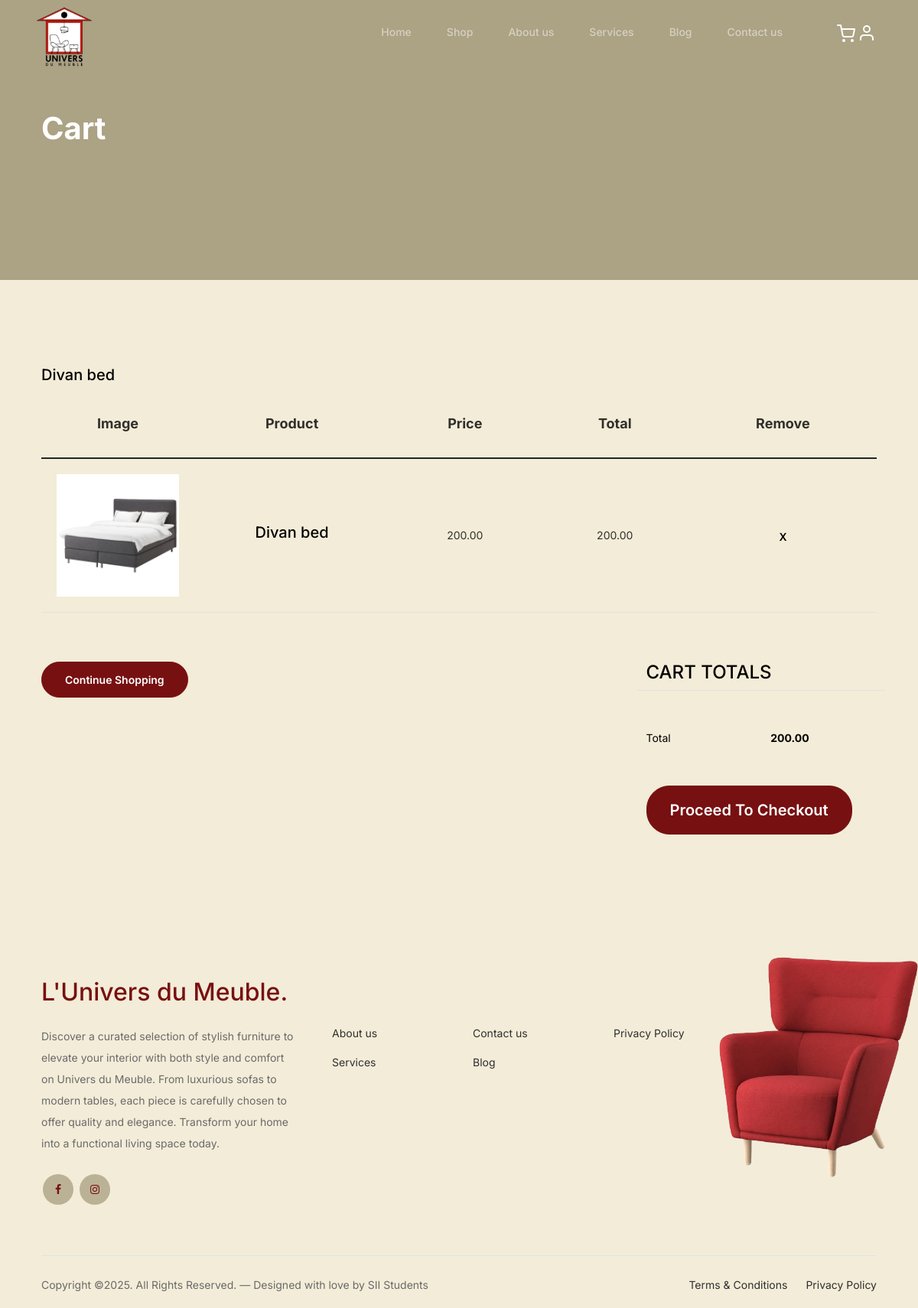
The page /cart/e2e24345d4 on the database its author committed.
### store/models.py (models this page shows, shortened)
class Product(models.Model):
    pid = ShortUUIDField(unique=True, length=10, max_length=20, alphabet="abcdefgh12345")
    user = models.ForeignKey(User, on_delete=models.SET_NULL, null=True)
    category = models.ForeignKey(Category, on_delete=models.SET_NULL, null=True)
    title = models.CharField(max_length=100, default="Good Quality")
    image = models.ImageField(upload_to=user_directory_path, default="product.jpg")
    descreption = models.TextField(null=True, blank=True, default="This is the product")
    price = models.DecimalField(max_digits=99999999999999, decimal_places=2, default="1.99")
    old_price = models.DecimalField(max_digits=99999999999999, decimal_places=2, default="2.99")
    specifications = models.TextField(null=True, blank=True)
    product_status = models.CharField(choices=STATUS, max_length=10, default="in_review")
    status = models.BooleanField(default=True)
    in_stock = models.BooleanField(default=True)
    featured = models.BooleanField(default=False)
    digital = models.BooleanField(default=False)
    sku = ShortUUIDField(unique=True, length=4, max_length=10, prefix="sku", alphabet="1234567890")
    date = models.DateTimeField(auto_now_add=True)
    updated = models.DateTimeField(auto_now=True)
    class Meta:
        verbose_name_plural = "Products"

### store/views.py (the view)
# urls.py: path("cart/<pid>", cart_view, name="cart_view"),
def cart_view(request,pid):
   product=Product.objects.get(pid=pid)
   context = {
        'p': product
    }
   return render(request, 'store/cart.html',context)

### templates/store/cart.html
{% extends 'partial/base.html' %}
{% load static %}
{% block content %}
			<div class="hero">
				<div class="container">
					<div class="row justify-content-between">
						<div class="col-lg-5">
							<div class="intro-excerpt">
								<h1>Cart</h1>
							</div>
						</div>
						<div class="col-lg-7">
						</div>
					</div>
				</div>
			</div>
		<div class="untree_co-section before-footer-section">
            <div class="container">
              <div class="row mb-5">
                <form class="col-md-12" method="post">
                  <div class="site-blocks-table">
                    <table class="table">
                      <thead>
                        <tr>
                          <th class="product-thumbnail">Image</th>
                          <th class="product-name">Product</th>
                          <th class="product-price">Price</th>
                          <th class="product-total">Total</th>
                          <th class="product-remove">Remove</th>
                        </tr>
                      </thead>
                      <tbody>
                        <tr>
                          {% if p is not None %}
                          <td class="product-thumbnail">
                            <img src="{{p.image.url}}" alt="Image" class="img-fluid">
                          </td>
                          <td class="product-name">
                            <h2 class="h5 text-black">{{p.title}}</h2>
                          </td>
                          <td>{{p.price}}</td>
                          <h2 class="h5 text-black">{{p.title}}</h2>
                          <td>{{p.price}}</td>
                          <td><a href="{% url 'store:cart_v' %}" class="btn btn-black btn-sm">X</a></td>
                        </tr>
                        {% endif %}
                      </tbody>
                    </table>
                  </div>
                </form>
              </div>
              <div class="row">
                <div class="col-md-6">
                  <div class="row mb-5">
                    <div class="col-md-6 mb-3 mb-md-0">
                      <a class="btn btn-outline-black btn-sm btn-block" href="{% url 'store:shop_view' %}">Continue Shopping</a>
                    </div>
                  </div>
                </div>
                <div class="col-md-6 pl-5">
                  <div class="row justify-content-end">
                    <div class="col-md-7">
                      <div class="row">
                        <div class="col-md-12 text-right border-bottom mb-5">
                          <h3 class="text-black h4 text-uppercase">Cart Totals</h3>
                        </div>
                      </div>
                      <div class="row mb-5">
                        <div class="col-md-6">
                          <span class="text-black">Total</span>
                        </div>
                        <div class="col-md-6 text-right">
                          <strong class="text-black">{{p.price}}</strong>
                        </div>
                      </div>
                      <div class="row">
                        <div class="col-md-12">
							            <button class="btn btn-black btn-lg py-3 btn-block" onclick="window.location='{% url 'store:checkout_view' %}'" id="checkout-button" data-product-id="{{ product_id }}">Proceed To Checkout</button>
                        </div>
                      </div>
                    </div>
                  </div>
                </div>
              </div>
            </div>
          </div>
{% endblock content %}

### static/assets/css/style.css (style rules this page uses)
body { overflow-x: hidden; position: relative; }
body { font-family: "Inter", sans-serif; font-weight: 400; line-height: 28px; color: #6a6a6a; font-size: 14px; background-color: #f3ecd8; }
a { text-decoration: none; -webkit-transition: .3s all ease; -o-transition: .3s all ease; transition: .3s all ease; color: #2f2f2f; text-decoration: underline; }
.hero { background: #aca284; padding: calc(4rem - 30px) 0 0rem 0; }
@media (min-width: 768px) { .hero { padding: calc(4rem - 30px) 0 4rem 0; } }
@media (min-width: 992px) { .hero { padding: calc(9rem - 0px) 0 9rem 0; } }
.hero .intro-excerpt { position: relative; z-index: 4; }
@media (min-width: 992px) { .hero .intro-excerpt { max-width: 450px; } }
.hero h1 { font-weight: 700; color: #ffffff; margin-bottom: 30px; }
.btn { font-weight: 600; padding: 12px 30px; border-radius: 30px; color: #ffffff; background: #771011; border-color: #771011; }
.before-footer-section { padding: 7rem 0 12rem 0 !important; }
.untree_co-section { padding: 7rem 0; }
.site-blocks-table { overflow: auto; }
.site-blocks-table .product-thumbnail { width: 200px; }
.site-blocks-table .btn { padding: 2px 10px; }
.site-blocks-table thead th { padding: 30px; text-align: center; border-width: 0px !important; vertical-align: middle; color: rgba(0, 0, 0, 0.8); font-size: 18px; }
.site-blocks-table td { padding: 20px; text-align: center; vertical-align: middle; color: rgba(0, 0, 0, 0.8); }
.site-blocks-table tbody tr:first-child td { border-top: 1px solid #771011 !important; }
.site-blocks-table .btn { background: none !important; color: #000000; border: none; height: auto !important; }

### rows shown on the page
Product: image (picture), title "Divan bed", price "200.00"
